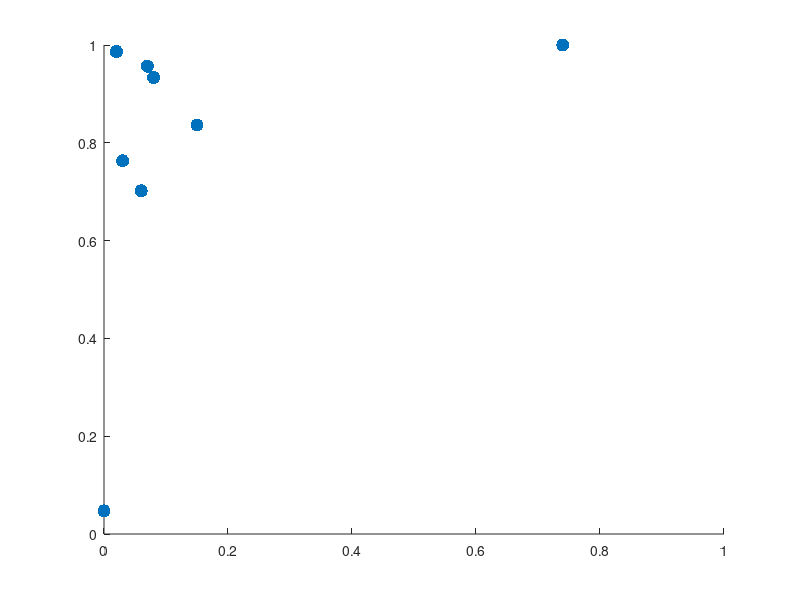

Source code (MATLAB): (Note: this script raises an error after producing the figure.)
%------ BOW (n=1) -----

dt_tpr = 0.7017507149333891;
dt_fpr = 0.06;

nb_tpr = 0.04722047848224873;
nb_fpr = 0;

rf_tpr = 0.7633241758241758;
rf_fpr = 0.03;

ann_tpr = 0.836411149825784;
ann_fpr = 0.15;

% ---- Bigram -----

dt1_tpr = 0.9336681314082445;
dt1_fpr = 0.08;

nb1_tpr = 1.0;
nb1_fpr = .74;

ann1_tpr = 0.9864982578397212;
ann1_fpr = 0.02;

rf1_tpr = 0.9566157494594406;
rf1_fpr = 0.07;


x=[dt_fpr nb_fpr ann_fpr rf_fpr dt1_fpr nb1_fpr ann1_fpr rf1_fpr];
y=[dt_tpr nb_tpr ann_tpr rf_tpr dt1_tpr nb1_tpr ann1_tpr rf1_tpr];
scatter(x, y, 90, 'filled');
axis([0 1 0 1]);

text(dt_fpr, dt_tpr, 'A', 'horizontal','left', 'vertical','bottom', 'FontSize',20,'FontWeight','bold','FontName','Times New Roman');
text(nb_fpr, nb_tpr, 'B', 'horizontal','left', 'vertical','bottom', 'FontSize',20,'FontWeight','bold','FontName','Times New Roman');
text(ann_fpr, ann_tpr, 'C', 'horizontal','left', 'vertical','bottom', 'FontSize',20,'FontWeight','bold','FontName','Times New Roman');
text(rf_fpr, rf_tpr, 'D', 'horizontal','left', 'vertical','bottom', 'FontSize',20,'FontWeight','bold','FontName','Times New Roman');

text(dt1_fpr, dt1_tpr, 'E', 'horizontal','left', 'vertical','top', 'FontSize',20,'FontWeight','bold','FontName','Times New Roman');
text(nb1_fpr, nb1_tpr, 'F', 'horizontal','right', 'vertical','top', 'FontSize',20,'FontWeight','bold','FontName','Times New Roman');
text(ann1_fpr, ann1_tpr, 'G', 'horizontal','left', 'vertical','top', 'FontSize',20,'FontWeight','bold','FontName','Times New Roman');
text(rf1_fpr, rf1_tpr, 'H', 'horizontal','left', 'vertical','bottom', 'FontSize',20,'FontWeight','bold','FontName','Times New Roman');

box on;
grid on;

ylabel('True Positive Rates', 'FontSize',20,'FontWeight','bold','FontName','Times New Roman');
xlabel('False Positive Rates', 'FontSize',20,'FontWeight','bold','FontName','Times New Roman');
ax = gca;
ax.FontSize = 16; 
ax.FontWeight = 'bold';
ax.FontName = 'Times New Roman';
title('ROC Space for both BOW (n=1) and BOW (n=2)','FontSize',24,'FontWeight','bold','FontName','Times New Roman');
dim = [0.4 0.5 0.3 0.3];
str = {'A = Decision Tree (n=1)', 'B = Naive Bayes (n=1)', 'C = Artificial Neural Network (n=1)', 'D = Random Forest (n=1)', 'E = Decision Tree (n=2)', 'F = Naive Bayes (n=2)', 'G = Artificial Neural Network (n=2)', 'H = Random Forest (n=2)'};
annotation('textbox',dim,'String',str,'FitBoxToText','on','FontSize',20, 'FontWeight', 'bold', 'FontName','Times New Roman');